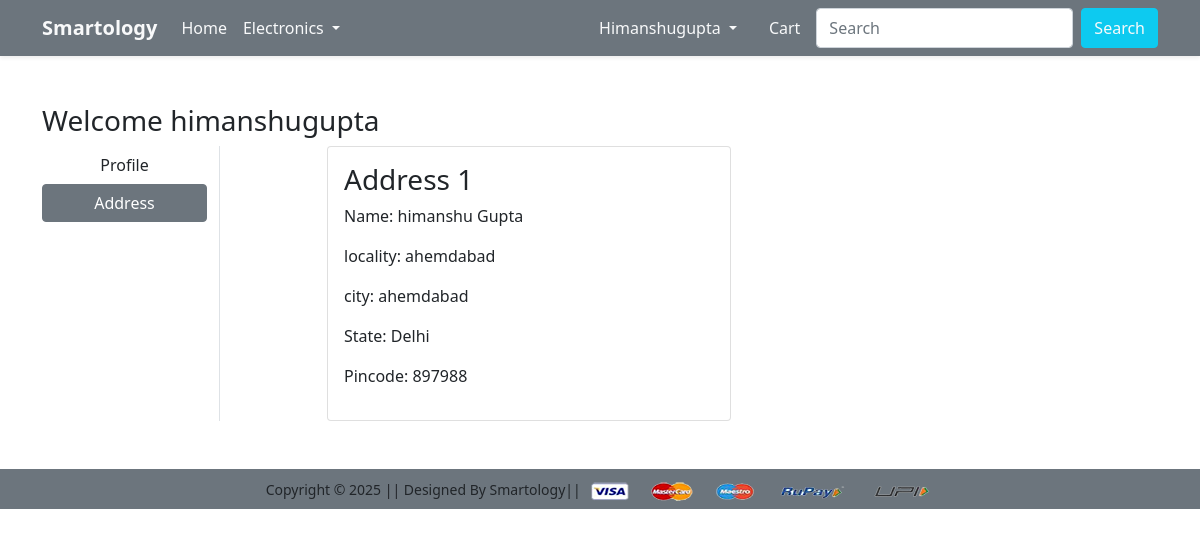
The app's page /address/ (signed in) with its own data.
### app/models.py (models this page shows)
class Customer(models.Model):
    user = models.ForeignKey(User, on_delete=models.CASCADE)
    name = models.CharField(max_length=200)
    locality=models.CharField(max_length=200)
    city = models.CharField(max_length=50)
    zipcode = models.IntegerField()
    state = models.CharField(choices=STATE_CHOICES,max_length=50)

### app/views.py (the view)
# urls.py: path('address/', views.address, name='address'),
@login_required
def address(request):
    add = Customer.objects.filter(user=request.user)
    return render(request, 'app/address.html', {'add': add, 'active': 'btn-secondary'})

### app/templates/app/address.html (shortened to what this page needs)
{% extends 'app/base.html' %}
{% load static %}
{% block main-content %}
<div class="container my-5">
 <div class="row">
 <h3>Welcome <span class=""text-capitalize>{{request.user}}</span></h3>
  <div class="col-sm-2 border-end">
   <ul class="list-unstyled">
    <li class="d-grid"><a href="{% url 'profile' %}" class="btn">Profile</a></li>
    <li class="d-grid"><a href="{% url 'address' %}" class="btn {{active}}">Address</a></li>
   </ul>
  </div>
  <div class="col-sm-9 offset-sm-1">
   <div class="row">
    {% for ad in add %}
    <div class="col-sm-6">
     <div class="card">
      <div class="card-body">
       <h3>Address {{forloop.counter}}</h3>
       <p>Name: {{ad.name}}</p>
       <p>locality: {{ad.locality}}</p>
       <p>city: {{ad.city}}</p>
       <p>State: {{ad.state}}</p>
       <p>Pincode: {{ad.zipcode}}</p>
      </div>
     </div>
    </div>
    {% endfor %}
   </div>
  </div>
 </div>
</div>
{% endblock main-content %}

### app/templates/app/base.html (shortened to what this page needs)
<!doctype html>
{% load static %}
<html lang="en">
  <head>
    <link href="https://cdn.jsdelivr.net/npm/bootstrap@5.0.0-beta1/dist/css/bootstrap.min.css" rel="stylesheet">
    <link rel="stylesheet" href="{% static 'app/css/owl.carousel.min.css' %}">
    <link rel="stylesheet" href="{% static 'app/css/all.min.css' %}">
    <link rel="stylesheet" href="{% static 'app/css/style.css' %}">
  </head>
  <body>
    <nav class="navbar navbar-expand-lg navbar-dark bg-secondary shadow-sm">
      <div class="container">
        <a class="navbar-brand text-light fw-bold" href="/">Smartology</a>
        <div class="collapse navbar-collapse" id="navbarSupportedContent">
          <ul class="navbar-nav me-auto mb-2 mb-lg-0">
            <li class="nav-item">
              <a class="nav-link active text-light" aria-current="page" href="/">Home</a>
            </li>
            <li class="nav-item dropdown">
              <a class="nav-link dropdown-toggle text-light" href="#" id="electronicsDropdown" role="button" data-bs-toggle="dropdown" aria-expanded="false">
                Electronics
              </a>
            </li>
          </ul>
          <div>
            <ul class="navbar-nav mb-2 mb-lg-0">
              {% if request.user.is_authenticated %}
              <li class="nav-item dropdown mx-2">
                <a class="nav-link dropdown-toggle text-light" href="#" id="profileDropdown" role="button" data-bs-toggle="dropdown" aria-expanded="false">
                  {{ request.user.username|capfirst }}
                </a>
              </li>
              <li class="nav-item mx-2">
                <a href="{% url 'showcart' %}" class="nav-link text-light position-relative">
                  Cart
                </a>
              </li>
              <form class="d-flex">
                <input class="form-control me-2" type="search" placeholder="Search" aria-label="Search">
                <button class="btn btn-info text-light" type="submit">Search</button>
              </form>
              {% endif %}
            </ul>
          </div>
        </div>
      </div>
    </nav>
    {% block main-content %} {% endblock main-content %}
    <footer class="container-fluid bg-secondary text-center p-2 mt-5">
        <small class="text-dark">Copyright &copy; 2025 || Designed By Smartology|| </small>
        <img src="{% static 'app/images/payment.png' %}" alt="" srcset="" class="img-fluid" height="2px">
    </footer>
  </body>
</html>

### records on screen
Customer: name "himanshu Gupta", locality "ahemdabad", city "ahemdabad", state "Delhi", zipcode "897988"

### other values on screen
{{ request.user.username|capfirst }} "Himanshugupta"
{{ request.user }} "himanshugupta"
